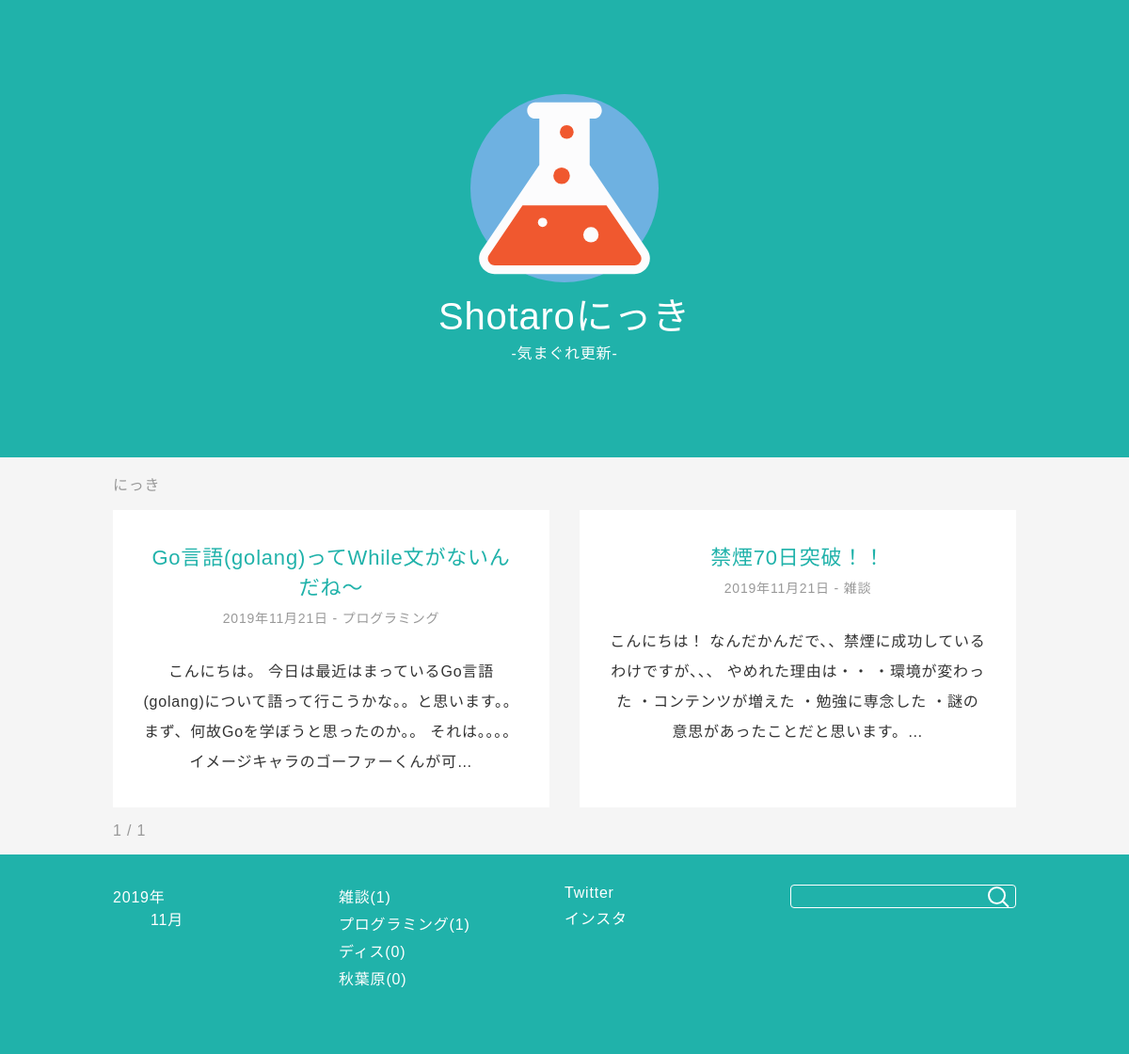
The page / on the database its author committed.
### blog/models.py (models this page shows, shortened)
class Diary(models.Model):
    title = models.CharField('タイトル', max_length=32)
    text = models.TextField('本文')
    category = models.ForeignKey(Category, on_delete=models.PROTECT, verbose_name='カテゴリ')
    created_at = models.DateTimeField('作成日', default=timezone.now)
    objects = DiaryQuerySet.as_manager()

class Category(models.Model):
    name = models.CharField('タイトル', max_length=255)
    def __str__(self):
        return self.name

### blog/views.py (the view)
# urls.py: path('', views.DiaryList.as_view(), name='list'),
class DiaryList(DiaryMixin, generic.ArchiveIndexView):
    def get_queryset(self):
        return super().get_queryset().select_related('category')
    def get_context_data(self, **kwargs):
        context = super().get_context_data(**kwargs)
        context['heading'] = 'にっき'
        return context

### blog/forms.py
class DiarySearchForm(forms.Form):
    key_word = forms.CharField(
        label='検索キーワード',
        required=False,
    )

### blog/models.py (called while the page is built)
    def published(self):
        return self.filter(created_at__lte=timezone.now())

### blog/templatetags/blog.py (called while the page is built)
@register.inclusion_tag('blog/includes/month_links.html')
def render_month_links():
    return {
        'dates': Diary.objects.published().dates('created_at', 'month', order='DESC'),
    }

@register.inclusion_tag('blog/includes/category_links.html')
def render_category_links():
    return {
        'category_list': Category.objects.annotate(diary_count=Count('diary'))
    }

@register.inclusion_tag('blog/includes/search_form.html')
def render_search_form(request):
    if hasattr(request, 'form'):
        form = request.form
    else:
        form = DiarySearchForm(request.GET)
    return {'search_form': form}

### blog/templates/blog/diary_list.html (shortened to what this page needs)
{% extends 'blog/base_site.html' %}
{% load blog %}
{% block content %}
    <section id="diary-list" class="container">
        <h1 class="section-title">{{ heading }}</h1>
        {% for diary in object_list %}
            <article class="diary">
                <a href="{% url 'blog:detail' diary.pk %}">
                    <h2 class="diary-title">{{ diary.title }}</h2>
                    <p class="meta">
                        <time datetime="{{ diary.created_at | date:'Y-m-d' }}">{{ diary.created_at | date:'Y年n月j日' }}</time>
                        -
                        {{ diary.category }}
                    </p>
                    <div class="contents">
                        <p>
                            {{ diary.text | truncatechars:100 }}
                        </p>
                    </div>
                </a>
            </article>
        {% empty %}
            <p>記事が見つかりませんでした。</p>
        {% endfor %}
        <nav id="page">
            <span id="page-info">{{ page_obj.number }} / {{ page_obj.paginator.num_pages }}</span>
        </nav>
    </section>
{% endblock %}

### blog/templates/blog/base_site.html (shortened to what this page needs)
{% extends 'blog/base.html' %}
{% block title %}Shotaroにっき{% endblock %}
{% block subtitle %}-気まぐれ更新-{% endblock %}
{% block link %}
    <li><a href="https://twitter.com/shotaroscript">Twitter</a></li>
    <li><a href="https://www.instagram.com/726j">インスタ</a></li>
{% endblock %}

### blog/templates/blog/base.html (shortened to what this page needs)
{% load static %}
{% load blog %}
<!DOCTYPE html>
<html lang="ja">
<head>
    <link rel="stylesheet" href="{% static 'blog/style.css' %}">
</head>
<body>
<header id="site-header">
    <a href="{% url 'blog:list' %}">
        <img src="{% static 'blog/flask.svg' %}" id="hero">
        <p id="title">{% block title %}{% endblock %}</p>
        <p id="subtitle">{% block subtitle %}{% endblock %}</p>
    </a>
</header>
{% block content %}{% endblock %}
<footer id="site-footer">
    <div class="container" id="footer-container">
        {% render_month_links %}
        {% render_category_links %}
        <ul>
            {% block link %}{% endblock %}
        </ul>
        {% render_search_form request %}
    </div>
</footer>
</body>
</html>

### blog/templates/blog/includes/month_links.html
{% regroup dates by year as dates_by_year %}
<ul>
    {% for month in dates_by_year %}
        <li><a href="{% url 'blog:year' month.grouper %}">{{ month.grouper }}年</a>
            <ul>
                {% for d in month.list %}
                    <li><a href="{% url 'blog:month' month.grouper d.month %}">{{ d|date:'F' }}</a></li>
                {% endfor %}
            </ul>
        </li>
    {% endfor %}
</ul>

### blog/templates/blog/includes/category_links.html
<ul>
    {% for category in category_list %}
        <li><a href="{% url 'blog:category' category.pk %}">{{ category }}({{ category.diary_count }})</a></li>
    {% endfor %}
</ul>

### blog/templates/blog/includes/search_form.html
<form action="{% url 'blog:search' %}" method="GET">
    <div class="field">
        {{ search_form.key_word }}
        <button type="submit" id="search" class="search-btn"></button>
    </div>
</form>

### blog/static/blog/style.css (style rules this page uses)
* { margin: 0; }
html { background-color: #f5f5f5; }
body { font-family: "Noto Sans JP", sans-serif; font-size: 14px; font-weight: 300; color: #333; letter-spacing: 0.05em; }
@media (min-width: 768px) { body { font-size: 16px; } }
a { color: #20B2AA; text-decoration: none; }
li { margin-bottom: 5px; }
img { max-width: 100%; height: auto; }
input[type=text] { width: 100%; font-family: "Noto Sans JP", sans-serif; padding: 4px 8px; box-sizing: border-box; border-radius: 4px; border: solid 1px #fff; background-color: transparent; color: #fff; }
button { font-family: "Noto Sans JP", sans-serif; padding: 6px 12px; border-radius: 4px; border: solid 1px #fff; background-color: transparent; cursor: pointer; color: #fff; }
.container { padding: 0 8px; }
@media (min-width: 1024px) { .container { padding: 0 32px; box-sizing: border-box; width: 1024px; margin: 0 auto; } }
.diary { background-color: #fff; padding: 32px; box-sizing: border-box; text-align: center; margin-bottom: 32px; }
.diary > a { display: block; width: 100%; height: 100%; }
.diary-title { margin-bottom: 8px; font-size: 22px; font-weight: 300; color: #20B2AA; }
.meta { margin-bottom: 32px; color: #999; font-size: 14px; }
.contents > p { color: #333; line-height: 2; margin-bottom: 2em; }
.contents > p:last-of-type { margin-bottom: 0; }
.field { width: 100%; position: relative; }
.search-btn { position: absolute; width: 38px; height: 38px; top: calc(50% - 19px); right: 0; border: none; background: transparent; }
.search-btn::before { position: absolute; content: ""; width: 15px; height: 15px; top: calc(50% - 9px); left: calc(50% - 9px); border-radius: 50%; box-shadow: 0 0 0 2px #fff; }
.search-btn::after { position: absolute; content: ""; width: 8px; height: 6px; top: calc(50% + 6px); left: calc(50% + 2px); border-top: solid 2px #fff; transform: rotate(45deg); }
#site-header { padding: 100px 0; text-align: center; background-color:#20B2AA; color: #fff; }
p#title { font-size: 40px; color: #fff; }
p#subtitle { color: #fff; }
img#hero { width: 200px; }
#site-footer { padding: 32px 0; background-color:#20B2AA; }
#site-footer ul { list-style-type: none; }
#site-footer a { color: #fff; }
#footer-container > * { margin-bottom: 32px; }
#footer-container > ul { padding: 0; }
@media (min-width: 1024px) { #footer-container { display: grid; grid-template-columns: 1fr 1fr 1fr 1fr; } }
.section-title, .back { font-weight: 300; font-size: 16px; color: #999; padding: 16px 0; }
nav#page { margin-top: -16px; margin-bottom: 16px; }
nav#page > * { margin-right: 20px; color: #999; }
@media (min-width: 1024px) { #diary-list { display: grid; grid-template-columns: 1fr 1fr; grid-column-gap: 32px; column-gap: 32px; } }
@media (min-width: 1024px) { #diary-list > * { grid-column: 1/-1; } }
@media (min-width: 1024px) { #diary-list > article { grid-column: auto; } }

### rows shown on the page
Diary: title "Go言語(golang)ってWhile文がないんだね〜", created_at "2019年11月21日", category "プログラミング", text "こんにちは。 今日は最近はまっているGo言語(golang)について語って行こうかな。。と思います。。 まず、何故Goを学ぼうと思ったのか。。 それは。。。。イメージキャラのゴーファーくんが可…"
Diary: title "禁煙70日突破！！", created_at "2019年11月21日", category "雑談", text "こんにちは！ なんだかんだで、、禁煙に成功しているわけですが、、、 やめれた理由は・・ ・環境が変わった ・コンテンツが増えた ・勉強に専念した ・謎の意思があったことだと思います。…"
Category: name "雑談", diary_count "1"
Category: name "プログラミング", diary_count "1"
Category: name "ディス", diary_count "0"
Category: name "秋葉原", diary_count "0"

### other values the page prints
{{ heading }} "にっき"
{{ page_obj.number }} "1"
{{ page_obj.paginator.num_pages }} "1"
{{ month.grouper }} "2019"
{{ d|date:'F' }} "11月"
